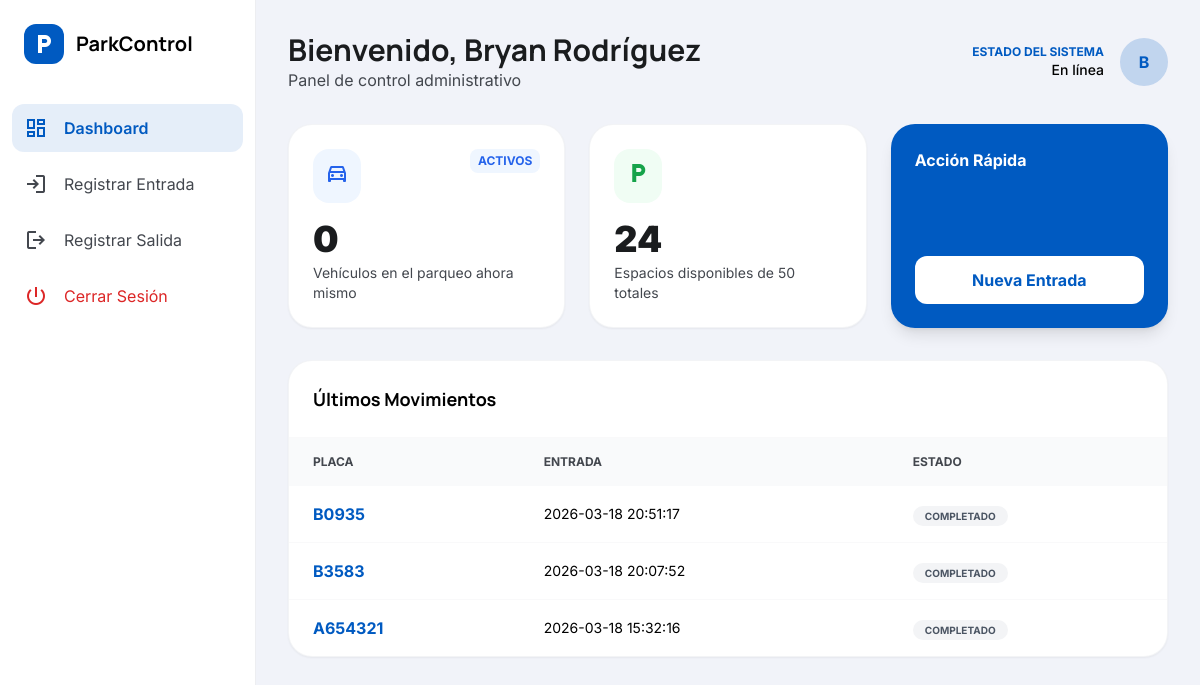
/menu.php (signed in), run on the app's committed database.
### tables this page shows
CREATE TABLE `movimientos` (
  `id` int(11) NOT NULL,
  `placa` varchar(20) NOT NULL,
  `marca` varchar(50) DEFAULT NULL,
  `modelo` varchar(50) DEFAULT NULL,
  `color` varchar(30) DEFAULT NULL,
  `hora_entrada` datetime NOT NULL,
  `hora_salida` datetime DEFAULT NULL,
  `total_pago` decimal(10,2) DEFAULT 0.00,
  `estado` varchar(20) DEFAULT 'EN_PARQUEO'
);

### menu.php (the view, shortened to what this page needs)
<?php
require_once 'functions.php';
$user_name = $_SESSION['user']['nombre'];
$res_activos = $mysqli->query("SELECT COUNT(*) as total FROM movimientos WHERE estado = 'EN_PARQUEO'");
$total_activos = $res_activos->fetch_assoc()['total'];
$res_historial = $mysqli->query("SELECT * FROM movimientos ORDER BY hora_entrada DESC LIMIT 3");
?>
<!doctype html>
<html class="light" lang="es">
  <head>
    <script src="https://cdn.tailwindcss.com?plugins=forms,container-queries"></script>
  </head>
  <body class="bg-surface-dim min-h-screen">
    <div class="flex">
      <aside class="w-20 lg:w-64 bg-white min-h-screen border-r border-outline-variant/30 flex flex-col transition-all">
        <div class="p-6 flex items-center gap-3">
          <div class="bg-primary w-10 h-10 rounded-xl flex items-center justify-center text-white">
            <span class="material-symbols-outlined">local_parking</span>
          </div>
          <span class="font-headline font-bold text-xl hidden lg:block">ParkControl</span>
        </div>
        <nav class="flex-1 mt-4 px-3 space-y-2">
          <a href="menu.php" class="flex items-center gap-4 p-3 bg-primary/10 text-primary rounded-xl font-semibold">
            <span class="material-symbols-outlined">dashboard</span>
            <span class="hidden lg:block">Dashboard</span>
          </a>
          <a href="entrada.php" class="flex items-center gap-4 p-3 text-on-surface-variant hover:bg-gray-100 rounded-xl transition-all">
            <span class="material-symbols-outlined">login</span>
            <span class="hidden lg:block">Registrar Entrada</span>
          </a>
          <a href="salida.php" class="flex items-center gap-4 p-3 text-on-surface-variant hover:bg-gray-100 rounded-xl transition-all">
            <span class="material-symbols-outlined">logout</span>
            <span class="hidden lg:block">Registrar Salida</span>
          </a>
          <a href="logout.php" class="flex items-center gap-4 p-3 text-red-600 hover:bg-red-50 rounded-xl transition-all mt-10">
            <span class="material-symbols-outlined">power_settings_new</span>
            <span class="hidden lg:block">Cerrar Sesión</span>
          </a>
        </nav>
      </aside>
      <main class="flex-1 p-4 lg:p-8">
        <header class="flex justify-between items-center mb-8">
          <div>
            <h1 class="font-headline text-2xl lg:text-3xl font-bold text-on-surface">Bienvenido, <?php echo $user_name; ?></h1>
            <p class="text-on-surface-variant">Panel de control administrativo</p>
          </div>
          <div class="flex items-center gap-4">
            <div class="text-right hidden sm:block">
              <p class="text-xs font-bold text-primary uppercase">Estado del Sistema</p>
              <p class="text-sm font-medium text-tertiary">En línea</p>
            </div>
            <div class="w-12 h-12 rounded-full bg-primary/20 flex items-center justify-center text-primary font-bold">
              <?php echo strtoupper(substr($user_name, 0, 1)); ?>
            </div>
          </div>
        </header>
        <div class="grid grid-cols-1 md:grid-cols-3 gap-6 mb-8">
          <div class="bg-white p-6 rounded-3xl shadow-sm border border-outline-variant/20">
            <div class="flex justify-between items-start mb-4">
              <div class="p-3 bg-blue-50 text-blue-600 rounded-2xl">
                <span class="material-symbols-outlined">directions_car</span>
              </div>
              <span class="text-xs font-bold text-blue-600 bg-blue-50 px-2 py-1 rounded-lg">ACTIVOS</span>
            </div>
            <h3 class="text-4xl font-black text-on-surface"><?php echo $total_activos; ?></h3>
            <p class="text-on-surface-variant text-sm mt-1">Vehículos en el parqueo ahora mismo</p>
          </div>
          <div class="bg-white p-6 rounded-3xl shadow-sm border border-outline-variant/20">
            <div class="flex justify-between items-start mb-4">
              <div class="p-3 bg-green-50 text-green-600 rounded-2xl">
                <span class="material-symbols-outlined">local_parking</span>
              </div>
            </div>
            <h3 class="text-4xl font-black text-on-surface">24</h3>
            <p class="text-on-surface-variant text-sm mt-1">Espacios disponibles de 50 totales</p>
          </div>
          <div class="bg-primary p-6 rounded-3xl shadow-lg text-white flex flex-col justify-between">
            <p class="font-bold">Acción Rápida</p>
            <a href="entrada.php" class="mt-4 bg-white text-primary font-bold py-3 px-4 rounded-xl text-center hover:bg-opacity-90 transition-all">
              Nueva Entrada
            </a>
          </div>
        </div>
        <section class="bg-white rounded-3xl shadow-sm border border-outline-variant/20 overflow-hidden">
          <div class="p-6 border-b border-outline-variant/10">
            <h3 class="font-headline font-bold text-lg">Últimos Movimientos</h3>
          </div>
          <div class="overflow-x-auto">
            <table class="w-full text-left">
              <thead class="bg-gray-50 text-on-surface-variant text-xs uppercase font-bold">
                <tr>
                  <th class="px-6 py-4">Placa</th>
                  <th class="px-6 py-4">Entrada</th>
                  <th class="px-6 py-4">Estado</th>
                </tr>
              </thead>
              <tbody class="divide-y divide-outline-variant/10">
                <?php while($row = $res_historial->fetch_assoc()): ?>
                <tr class="hover:bg-gray-50 transition-colors">
                  <td class="px-6 py-4 font-bold text-primary"><?php echo $row['placa']; ?></td>
                  <td class="px-6 py-4 text-sm"><?php echo $row['hora_entrada']; ?></td>
                  <td class="px-6 py-4">
                    <span class="px-3 py-1 rounded-full text-[10px] font-bold <?php echo $row['estado'] == 'EN_PARQUEO' ? 'bg-green-100 text-green-700' : 'bg-gray-100 text-gray-600'; ?>">
                      <?php echo $row['estado']; ?>
                    </span>
                  </td>
                </tr>
                <?php endwhile; ?>
              </tbody>
            </table>
          </div>
        </section>
      </main>
    </div>
  </body>
</html>

### menu.php (style rules this page uses)
body { font-family: 'Inter', sans-serif; }
.font-headline { font-family: 'Manrope', sans-serif; }

### data on the page
movimientos: placa "B0935", hora_entrada "2026-03-18 20:51:17", estado "COMPLETADO"
movimientos: placa "B3583", hora_entrada "2026-03-18 20:07:52", estado "COMPLETADO"
movimientos: placa "A654321", hora_entrada "2026-03-18 15:32:16", estado "COMPLETADO"

### other printed values
$user_name "Bryan Rodríguez"
substr($user_name, 0, 1) "B"
$total_activos "0"
